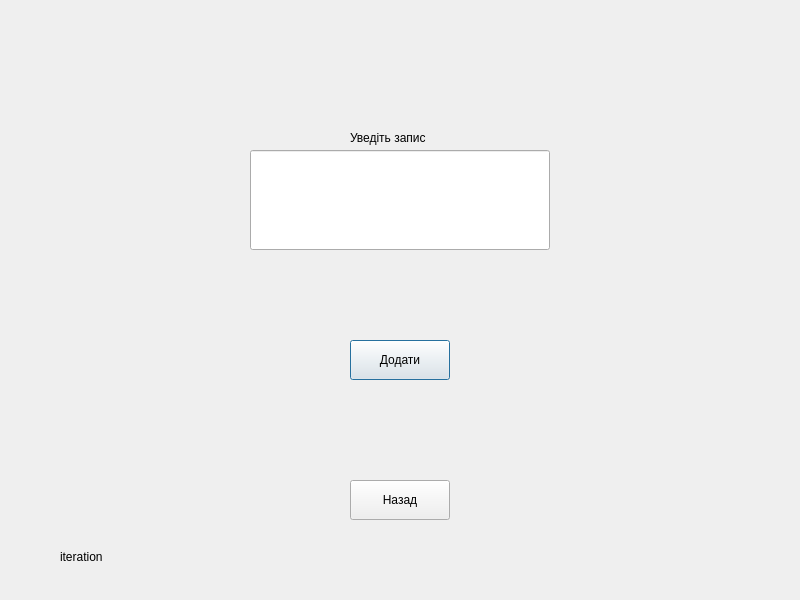
<?xml version="1.0" encoding="UTF-8"?>
<ui version="4.0">
 <class>AddDialogWindow</class>
 <widget class="QDialog" name="AddDialogWindow">
  <property name="geometry">
   <rect>
    <x>0</x>
    <y>0</y>
    <width>800</width>
    <height>600</height>
   </rect>
  </property>
  <property name="windowTitle">
   <string>Dialog</string>
  </property>
  <widget class="QLineEdit" name="inputText">
   <property name="geometry">
    <rect>
     <x>250</x>
     <y>150</y>
     <width>300</width>
     <height>100</height>
    </rect>
   </property>
  </widget>
  <widget class="QPushButton" name="btnAdd">
   <property name="geometry">
    <rect>
     <x>350</x>
     <y>340</y>
     <width>100</width>
     <height>40</height>
    </rect>
   </property>
   <property name="text">
    <string>Додати</string>
   </property>
  </widget>
  <widget class="QPushButton" name="pushButtonBack">
   <property name="geometry">
    <rect>
     <x>350</x>
     <y>480</y>
     <width>100</width>
     <height>40</height>
    </rect>
   </property>
   <property name="text">
    <string>Назад</string>
   </property>
  </widget>
  <widget class="QLabel" name="label">
   <property name="geometry">
    <rect>
     <x>350</x>
     <y>130</y>
     <width>100</width>
     <height>16</height>
    </rect>
   </property>
   <property name="text">
    <string>Уведiть запис</string>
   </property>
  </widget>
  <widget class="QLabel" name="iteration">
   <property name="geometry">
    <rect>
     <x>60</x>
     <y>550</y>
     <width>57</width>
     <height>14</height>
    </rect>
   </property>
   <property name="text">
    <string>iteration</string>
   </property>
  </widget>
 </widget>
 <resources/>
 <connections/>
</ui>
